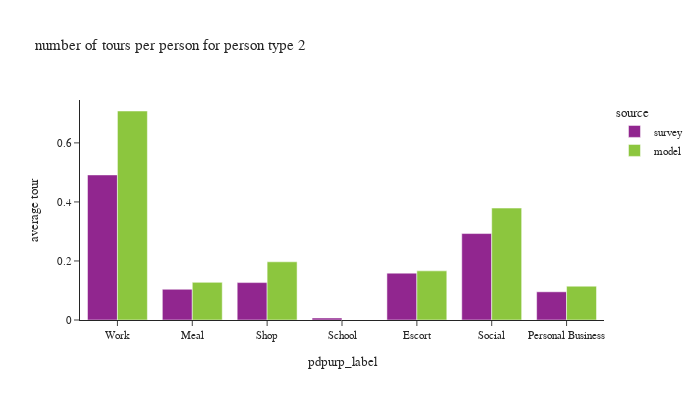

The cell this chart's notebook holds for it:
### Code cell
plot_by_pptyp(df_tour, '2')

### Figure 1 — Plotly figure (JSON) as saved in the notebook; plotly's stock layout.template omitted (floating-point values rounded to 4 significant figures)
{"data": [{"alignmentgroup": "True", "hovertemplate": "source=survey<br>pdpurp_label=%{x}<br>average tour=%{y}<extra></extra>", "legendgroup": "survey", "marker": {"color": "#91268F", "pattern": {"shape": ""}}, "name": "survey", "offsetgroup": "survey", "orientation": "v", "showlegend": true, "textposition": "auto", "type": "bar", "x": ["Work", "Meal", "Shop", "School", "Escort", "Social", "Personal Business"], "xaxis": "x", "y": [0.4915, 0.1041, 0.1267, 0.006772, 0.1588, 0.2929, 0.09552], "yaxis": "y"}, {"alignmentgroup": "True", "hovertemplate": "source=model<br>pdpurp_label=%{x}<br>average tour=%{y}<extra></extra>", "legendgroup": "model", "marker": {"color": "#8CC63E", "pattern": {"shape": ""}}, "name": "model", "offsetgroup": "model", "orientation": "v", "showlegend": true, "textposition": "auto", "type": "bar", "x": ["Social", "Personal Business", "Shop", "Escort", "Work", "Meal"], "xaxis": "x", "y": [0.3792, 0.1146, 0.1972, 0.1665, 0.708, 0.1275], "yaxis": "y"}], "layout": {"barmode": "group", "font": {"size": 11}, "height": 400, "legend": {"title": {"text": "source"}, "tracegroupgap": 0}, "title": {"text": "number of tours per person for person type 2"}, "width": 700, "xaxis": {"anchor": "y", "domain": [0.0, 1.0], "title": {"text": "pdpurp_label"}}, "yaxis": {"anchor": "x", "domain": [0.0, 1.0], "tickformat": ".2", "title": {"text": "average tour"}}}}
